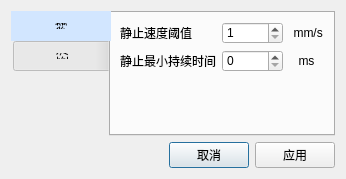
<?xml version="1.0" encoding="UTF-8"?>
<ui version="4.0">
 <class>speed_motionless_setting</class>
 <widget class="QDialog" name="speed_motionless_setting">
  <property name="geometry">
   <rect>
    <x>0</x>
    <y>0</y>
    <width>343</width>
    <height>160</height>
   </rect>
  </property>
  <property name="windowTitle">
   <string>Dialog</string>
  </property>
  <layout class="QGridLayout" name="gridLayout">
   <item row="0" column="0">
    <widget class="QTabWidget" name="tabWidget">
     <property name="font">
      <font>
       <family>Arial</family>
      </font>
     </property>
     <property name="styleSheet">
      <string notr="true">QTabBar::tab { width: 100px;height:30px }
QTabBar::tab:selected { background-color: rgb(210,230,255); }</string>
     </property>
     <property name="tabPosition">
      <enum>QTabWidget::West</enum>
     </property>
     <property name="tabShape">
      <enum>QTabWidget::Rounded</enum>
     </property>
     <property name="currentIndex">
      <number>0</number>
     </property>
     <property name="iconSize">
      <size>
       <width>16</width>
       <height>10</height>
      </size>
     </property>
     <property name="elideMode">
      <enum>Qt::ElideNone</enum>
     </property>
     <property name="documentMode">
      <bool>false</bool>
     </property>
     <property name="tabsClosable">
      <bool>false</bool>
     </property>
     <widget class="QWidget" name="tab_param_2">
      <property name="font">
       <font>
        <family>Arial</family>
       </font>
      </property>
      <attribute name="title">
       <string>参数</string>
      </attribute>
      <layout class="QGridLayout" name="gridLayout_2">
       <item row="2" column="1">
        <spacer name="verticalSpacer_3">
         <property name="orientation">
          <enum>Qt::Vertical</enum>
         </property>
         <property name="sizeHint" stdset="0">
          <size>
           <width>20</width>
           <height>40</height>
          </size>
         </property>
        </spacer>
       </item>
       <item row="0" column="2">
        <widget class="QLabel" name="label_4">
         <property name="font">
          <font>
           <family>Arial</family>
          </font>
         </property>
         <property name="text">
          <string> mm/s</string>
         </property>
         <property name="alignment">
          <set>Qt::AlignCenter</set>
         </property>
        </widget>
       </item>
       <item row="1" column="0">
        <widget class="QLabel" name="label_6">
         <property name="font">
          <font>
           <family>Arial</family>
          </font>
         </property>
         <property name="text">
          <string>静止最小持续时间</string>
         </property>
        </widget>
       </item>
       <item row="0" column="1">
        <widget class="QSpinBox" name="spinBox_motionless_speed">
         <property name="font">
          <font>
           <family>Arial</family>
           <pointsize>9</pointsize>
          </font>
         </property>
         <property name="minimum">
          <number>1</number>
         </property>
         <property name="maximum">
          <number>32766</number>
         </property>
        </widget>
       </item>
       <item row="0" column="0">
        <widget class="QLabel" name="label_3">
         <property name="font">
          <font>
           <family>Arial</family>
          </font>
         </property>
         <property name="text">
          <string>静止速度阈值</string>
         </property>
        </widget>
       </item>
       <item row="1" column="2">
        <widget class="QLabel" name="label_7">
         <property name="font">
          <font>
           <family>Arial</family>
          </font>
         </property>
         <property name="text">
          <string>ms</string>
         </property>
         <property name="alignment">
          <set>Qt::AlignCenter</set>
         </property>
        </widget>
       </item>
       <item row="1" column="1">
        <widget class="QSpinBox" name="spinBox_motion_min_time">
         <property name="font">
          <font>
           <family>Arial</family>
          </font>
         </property>
         <property name="maximum">
          <number>5000</number>
         </property>
        </widget>
       </item>
      </layout>
     </widget>
     <widget class="QWidget" name="tab_exegesis_2">
      <attribute name="title">
       <string>标签注释</string>
      </attribute>
      <layout class="QGridLayout" name="gridLayout_5">
       <item row="3" column="0">
        <spacer name="verticalSpacer_4">
         <property name="orientation">
          <enum>Qt::Vertical</enum>
         </property>
         <property name="sizeHint" stdset="0">
          <size>
           <width>20</width>
           <height>40</height>
          </size>
         </property>
        </spacer>
       </item>
       <item row="2" column="1">
        <widget class="QLineEdit" name="lineEdit_eoutput1">
         <property name="font">
          <font>
           <family>Arial</family>
          </font>
         </property>
         <property name="maxLength">
          <number>10</number>
         </property>
        </widget>
       </item>
       <item row="1" column="0" colspan="2">
        <widget class="Line" name="line_4">
         <property name="styleSheet">
          <string notr="true">border-top: 1px dotted;</string>
         </property>
         <property name="orientation">
          <enum>Qt::Horizontal</enum>
         </property>
        </widget>
       </item>
       <item row="2" column="0">
        <widget class="QLabel" name="label_eoutput1">
         <property name="font">
          <font>
           <family>Arial</family>
          </font>
         </property>
         <property name="text">
          <string>静止</string>
         </property>
        </widget>
       </item>
       <item row="0" column="1">
        <widget class="QLineEdit" name="lineEdit_einput1">
         <property name="font">
          <font>
           <family>Arial</family>
          </font>
         </property>
         <property name="inputMask">
          <string/>
         </property>
         <property name="text">
          <string/>
         </property>
         <property name="maxLength">
          <number>10</number>
         </property>
         <property name="frame">
          <bool>true</bool>
         </property>
        </widget>
       </item>
       <item row="0" column="0">
        <widget class="QLabel" name="label_einput1">
         <property name="font">
          <font>
           <family>Arial</family>
          </font>
         </property>
         <property name="text">
          <string>编码器输入</string>
         </property>
        </widget>
       </item>
      </layout>
     </widget>
    </widget>
   </item>
   <item row="1" column="0">
    <layout class="QHBoxLayout" name="horizontalLayout_4">
     <item>
      <spacer name="horizontalSpacer_3">
       <property name="orientation">
        <enum>Qt::Horizontal</enum>
       </property>
       <property name="sizeHint" stdset="0">
        <size>
         <width>40</width>
         <height>20</height>
        </size>
       </property>
      </spacer>
     </item>
     <item>
      <widget class="QPushButton" name="pushButton_cancle">
       <property name="text">
        <string>取消</string>
       </property>
      </widget>
     </item>
     <item>
      <widget class="QPushButton" name="pushButton_apply">
       <property name="text">
        <string>应用</string>
       </property>
      </widget>
     </item>
    </layout>
   </item>
  </layout>
 </widget>
 <resources/>
 <connections/>
</ui>
